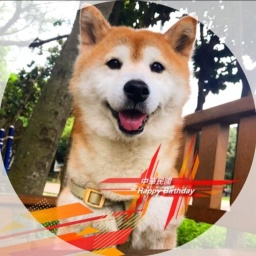
#> input picture 409510049_hw6_v1/resized.jpg, 256 x 256 px
$ python hw6.py
#> lines starting #> are read from the running program, lines starting #| are printed output that depends on the picture
#> in main, original_image is the input picture: shape (256, 256, 3); mean B, G, R 120.2, 139.9, 165.1
import cv2
import numpy as np

def rotate_homogeneous(image, angle):
    # Get image dimensions
#> called with angle = 45
    height, width = image.shape[:2]
#> height = 256; width = 256

    # Define rotation matrix in homogeneous coordinates
    rotation_matrix = np.array([
        [np.cos(np.radians(angle)), -np.sin(np.radians(angle)), 0],
        [np.sin(np.radians(angle)), np.cos(np.radians(angle)), 0],
        [0, 0, 1]
    ])

    # Define the center of rotation
    center_x, center_y = width / 2, height / 2
#> center_x = 128; center_y = 128
    # Define the bottom-left corner of rotation
    #center_x, center_y = 0, height-1

    # Iterate through each pixel in the original image
    warped_image = np.zeros_like(image)
    for y in range(height):
        for x in range(width):
            # Apply inverse transformation to find corresponding pixel in original image
            new_coords = np.dot(rotation_matrix, np.array([x - center_x, y - center_y, 1]))
            new_x, new_y = int(new_coords[0] + center_x), int(new_coords[1] + center_y)

            # Check if the new coordinates are within the bounds of the original image
            if 0 <= new_x < width and 0 <= new_y < height:
                # Assign pixel value from original image to corresponding location in the rotated image
                warped_image[new_y, new_x] = image[y, x]
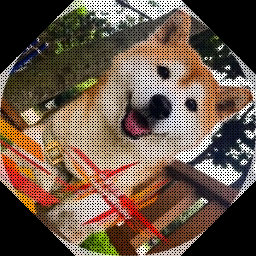
#> warped_image: shape (256, 256, 3); mean B, G, R 71.7, 86.8, 106.6

    return warped_image

def main():
    # Load the image
    original_image = cv2.imread("resized.jpg")

    # Rotate the image by 45 degrees using homogeneous coordinates
    # 45 / -45
    rotated_image = rotate_homogeneous(original_image, 45)

    # Display the rotated images
    cv2.imwrite("./rotated_image.jpg", rotated_image)


if __name__ == '__main__':
    main()
